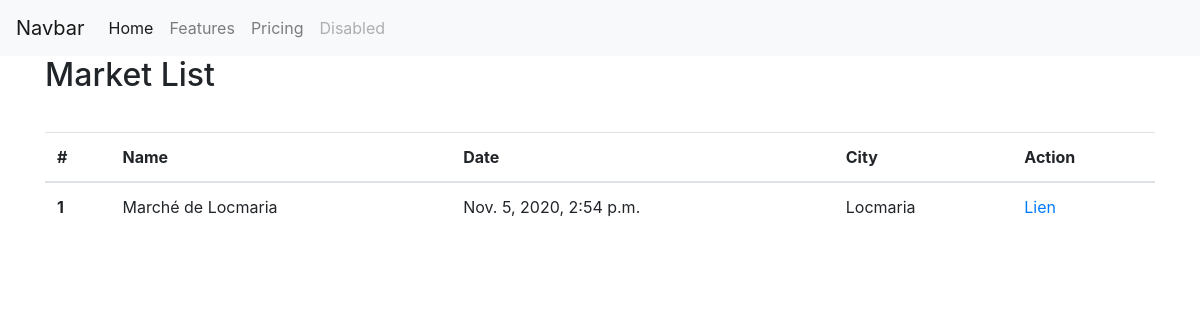
Page /market/ on the earlier database version.
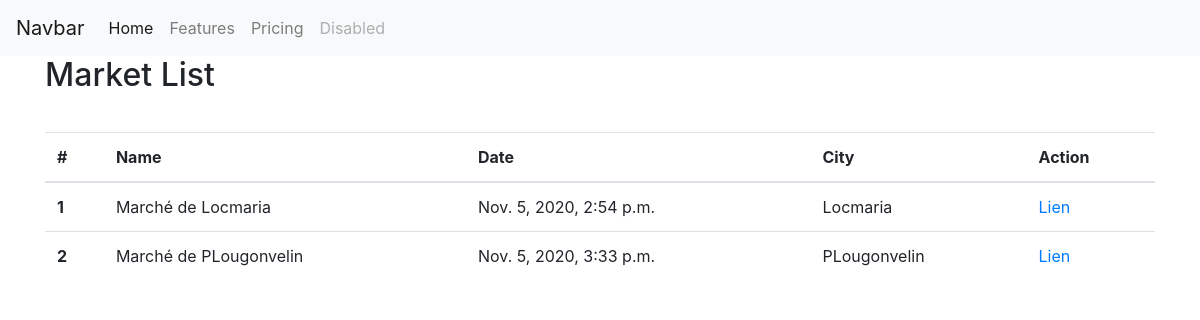
Same page on the later database version.
### stock/models.py (models this page shows, shortened)
class Market(models.Model):
    name = models.CharField(max_length=200)
    city = models.CharField(max_length=200)
    date = models.DateTimeField()
    stock = models.ManyToManyField(Stock)

### stock/views.py (the view)
# urls.py: path('market/', MarketListView.as_view(),name="market_list"),
class MarketListView(ListView):
    model = Market

### templates/stock/market_list.html
{% extends 'base.html' %}
{% block content %}
    <h2>Market List</h2>
    <div style="padding-top: 30px">
    <table class="table">
      <thead>
        <tr>
          <th scope="col">#</th>
          <th scope="col">Name</th>
          <th scope="col">Date</th>
          <th scope="col">City</th>
          <th scope="col">Action</th>
        </tr>
      </thead>
      <tbody>
        {% for object in object_list %}
        <tr>
          <th scope="row">{{object.id}}</th>
          <td>{{object.name}}</td>
          <td>{{object.date}}</td>
          <td>{{object.city}}</td>
          <td><a href="{% url 'bucket_create' pk=object.pk  %}">Lien</a></td>
        </tr>
        {% endfor %}
      </tbody>
    </table>
    </div>
    {% endblock %}

### templates/base.html (shortened to what this page needs)
<!doctype html>
<html lang="en">
  <head>
    <link rel="stylesheet" href="https://cdn.jsdelivr.net/npm/bootstrap@4.5.3/dist/css/bootstrap.min.css">
  </head>
  <body>
    <nav class="navbar navbar-expand-lg navbar-light bg-light">
      <a class="navbar-brand" href="#">Navbar</a>
      <div class="collapse navbar-collapse" id="navbarNav">
        <ul class="navbar-nav">
          <li class="nav-item active">
            <a class="nav-link" href="#">Home <span class="sr-only">(current)</span></a>
          </li>
          <li class="nav-item">
            <a class="nav-link" href="#">Features</a>
          </li>
          <li class="nav-item">
            <a class="nav-link" href="#">Pricing</a>
          </li>
          <li class="nav-item">
            <a class="nav-link disabled" href="#" tabindex="-1" aria-disabled="true">Disabled</a>
          </li>
        </ul>
      </div>
    </nav>
    <div class="container">
         {% block content %}{% endblock %}
    </div>
  </body>
</html>

Differences in the rows shown:
added Market: id "2", name "Marché de PLougonvelin", date "Nov. 5, 2020, 3:33 p.m.", city "PLougonvelin"
